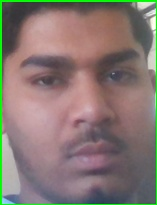
#> input picture faces/Adnan/faces0.jpg, 157 x 205 px, given in place of the camera
$ python capture.py
#> lines starting #> are read from the running program, lines starting #| are printed output that depends on the picture
"""
capture.py - Face Data Collection Script
==========================================
Uses OpenCV Haar Cascade — NO external model files needed.
Press 's' to save a face, ESC or 'q' to quit.
Aim for 30-50 images per person.

Usage: python capture.py
"""

import cv2
import os

FACES_DIR = "faces"

# Haar Cascade is built into OpenCV — always available, no download needed
face_cascade = cv2.CascadeClassifier(
    cv2.data.haarcascades + "haarcascade_frontalface_default.xml"
)

def detect_faces(frame):
    gray = cv2.cvtColor(frame, cv2.COLOR_BGR2GRAY)
    gray = cv2.equalizeHist(gray)   # improves detection in varied lighting
    faces = face_cascade.detectMultiScale(
        gray,
        scaleFactor=1.1,
        minNeighbors=6,
        minSize=(80, 80)
    )
    # Returns list of (x, y, w, h)
    return faces if len(faces) > 0 else []

def main():
    name = input("Enter the person's name (no spaces, e.g. JohnDoe): ").strip()
#> the answer given: faces/Adnan/faces0.jpg
    if not name:
        print("Name cannot be empty.")
        return

    person_dir = os.path.join(FACES_DIR, name)
    os.makedirs(person_dir, exist_ok=True)

    existing = len([f for f in os.listdir(person_dir) if f.endswith(".jpg")])
    count = existing

    cap = cv2.VideoCapture(0)
    if not cap.isOpened():
        print("ERROR: Cannot open webcam. Try changing VideoCapture(0) to VideoCapture(1).")
        return

    cap.set(cv2.CAP_PROP_FRAME_WIDTH, 640)
    cap.set(cv2.CAP_PROP_FRAME_HEIGHT, 480)

    print(f"\nCamera opened. Capturing for: {name}")
    print("Press 's' to SAVE a face  |  ESC or 'q' to QUIT\n")

    while True:
        ret, frame = cap.read()
#> frame is the input picture: shape (205, 157, 3); mean B, G, R 114, 120.1, 134.6
        if not ret:
            print("Failed to read frame.")
            break

        faces = detect_faces(frame)
#> in detect_faces, `gray = cv2.cvtColor(frame, cv2.COLOR_BGR2GRAY)`:
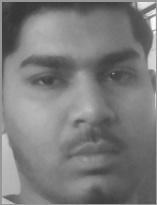
#> gray: shape (205, 157); min 53, max 254, mean 123.7
#> in detect_faces, `gray = cv2.equalizeHist(gray)`:
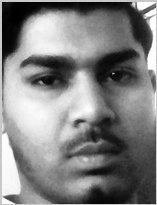
#> gray: shape (205, 157); min 0, max 255, mean 128.6
#> in detect_faces, `faces = face_cascade.detectMultiScale( gray, scaleFactor=1.1, minNeigh..`: faces = ()
#> faces = []
        display = frame.copy()

        for (x, y, w, h) in faces:
            cv2.rectangle(display, (x, y), (x+w, y+h), (0, 220, 100), 2)
#> this loop made 0 passes

        # HUD
        status = f"Face detected!" if len(faces) > 0 else "No face — move closer"
#> status = 'No face — move closer'
        color  = (0, 220, 100) if len(faces) > 0 else (0, 100, 255)
#> color = (0, 100, 255)
        cv2.putText(display, f"{name}  |  Saved: {count}", (10, 30),
                    cv2.FONT_HERSHEY_SIMPLEX, 0.8, color, 2)
        cv2.putText(display, status, (10, 60),
                    cv2.FONT_HERSHEY_SIMPLEX, 0.6, color, 1)
        cv2.putText(display, "Press 's' to save  |  ESC to quit", (10, 88),
                    cv2.FONT_HERSHEY_SIMPLEX, 0.55, (200, 200, 200), 1)
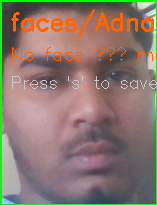
#> display: shape (205, 157, 3); mean B, G, R 110.2, 120, 139.3

        cv2.imshow("Capture Faces — " + name, display)
        key = cv2.waitKey(1) & 0xFF
#> (key q is pressed here)

        if key == ord('s'):
            if len(faces) > 0:
                x, y, w, h = faces[0]
                # Add small padding around face crop
                pad = 20
                x1 = max(0, x - pad);  y1 = max(0, y - pad)
                x2 = min(frame.shape[1], x + w + pad)
                y2 = min(frame.shape[0], y + h + pad)
                face_crop = frame[y1:y2, x1:x2]
                if face_crop.size > 0:
                    path = os.path.join(person_dir, f"{name}_{count:04d}.jpg")
                    cv2.imwrite(path, face_crop)
                    count += 1
                    print(f"  Saved [{count}] → {path}")
            else:
                print("  No face detected — position your face in the frame first.")

        elif key in (27, ord('q')):
            break

    cap.release()
    cv2.destroyAllWindows()

    saved = count - existing
    print(f"\n✅ Done!  Saved {saved} images for '{name}' in '{person_dir}'")
    if saved > 0:
        print("→  Next step: python pickle_gen.py")
    else:
        print("⚠  No images saved. Try again with better lighting.")

if __name__ == "__main__":
    main()
